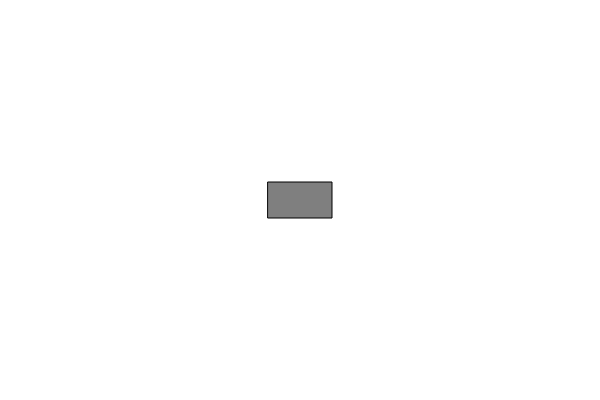
Frame 1 (no input)
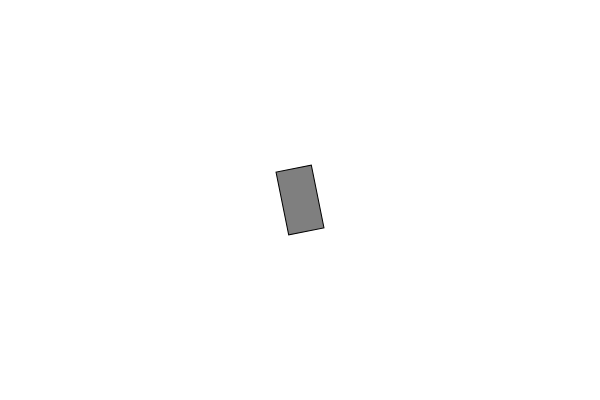
Frame 60 (no input)
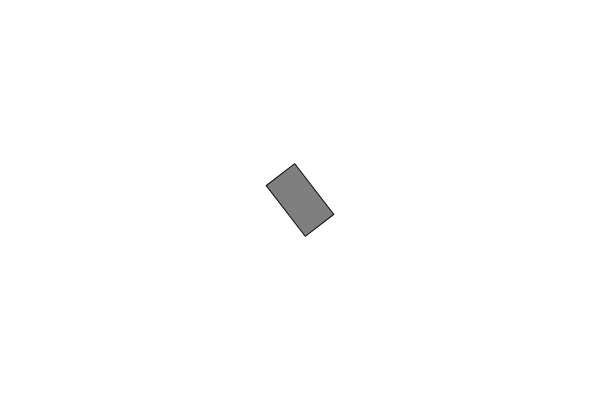
Frame 120 (the mouse pressed at the canvas centre since frame 60)

The p5.js sketch that drew these frames (run headless with seeded random() and noise() and a simulated clock; from frame 60 on, the mouse is pressed at the canvas centre):

// p5.js sketch
// ── sketch.js
let angle = 0.0;
let aVel = 0.0;
let aAcc = 0.00001;


function setup()
{
	createCanvas(600, 400);
}

function draw()
{
	background(255);

	aAcc = map(mouseX, 0, width, -0.001, 0.001);

	angle += aVel;
	aVel += aAcc;

	rectMode(CENTER);
	stroke(0);
	fill(127);
	translate(width / 2, height / 2);
	rotate(angle);
	rect(0, 0, 64, 36);
}
